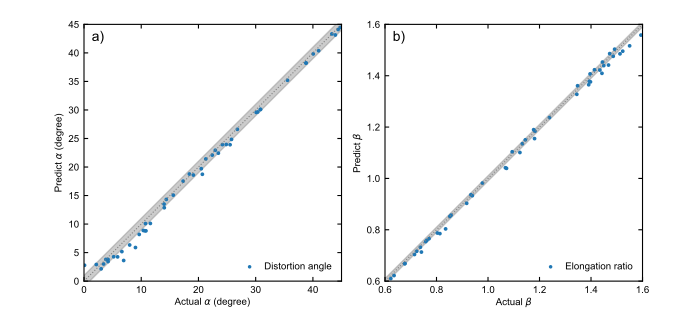

Generate this figure with Python:
import matplotlib.pyplot as plt
import numpy as np
from acs_sty import get_parameter, set1_cycler, tableau_cycler

def plot_model_prediction_supplementary(filename = "supplementary_model_prediction.pdf"):
    from mldos.tests.model_problem import ModelProblem

    model = ModelProblem(50)
    alpha = np.array(model.train_and_test("alpha", 50))
    
    model = ModelProblem(50)
    beta = np.array(model.train_and_test("beta", 50))

    with plt.rc_context(get_parameter(width = "double", n = 1.5, color_cycler = tableau_cycler)):
        w, h = plt.rcParams["figure.figsize"]
        ratio = w / h
        #h = w * 2
        #plt.rcParams["figure.figsize"] = (w,h)

        fig = plt.figure()
        axs1 = fig.add_axes([0.12,  0.135 , 0.79 / ratio , 0.79])
        axs2 = fig.add_axes([0.55,  0.135 , 0.79 / ratio , 0.79])

        axs1.set_xlim(0, 45)
        axs1.set_ylim(0, 45)
        axs1.set_ylabel("Predict $\\alpha$ (degree)")
        axs1.set_xlabel("Actual $\\alpha$ (degree)")
        axs1.plot(np.arange(50), np.arange(50), linestyle = ":", color = "grey")
        axs1.fill_between(np.arange(50), np.arange(50) - 1, np.arange(50) + 1, color = "grey", alpha = 0.4)
        axs1.scatter(alpha[:,0], alpha[:,1], marker = 'o', s = 3, label = "Distortion angle")
        axs1.legend(loc = "lower right")

        axs2.set_xlim(0.6, 1.6)
        axs2.set_ylim(0.6, 1.6)
        axs2.set_ylabel("Predict $\\beta$")
        axs2.set_xlabel("Actual $\\beta$")
        axs2.plot(np.arange(3), np.arange(3), linestyle = ":", color = "grey")
        axs2.fill_between(np.arange(3), np.arange(3) - 0.01, np.arange(3) + 0.01, color = "grey", alpha = 0.4)
        axs2.scatter(beta[:,0], beta[:,1], marker = 'o', s = 3, label = "Elongation ratio")
        axs2.legend(loc = "lower right")
        
        axs1.text(0.03,0.975, "a)", size = 10, ha = "left", va = "top", transform = axs1.transAxes)
        axs2.text(0.03,0.975, "b)", size = 10, ha = "left", va = "top", transform = axs2.transAxes)

        fig.savefig(filename)

if __name__ == "__main__":
    plot_model_prediction_supplementary()
